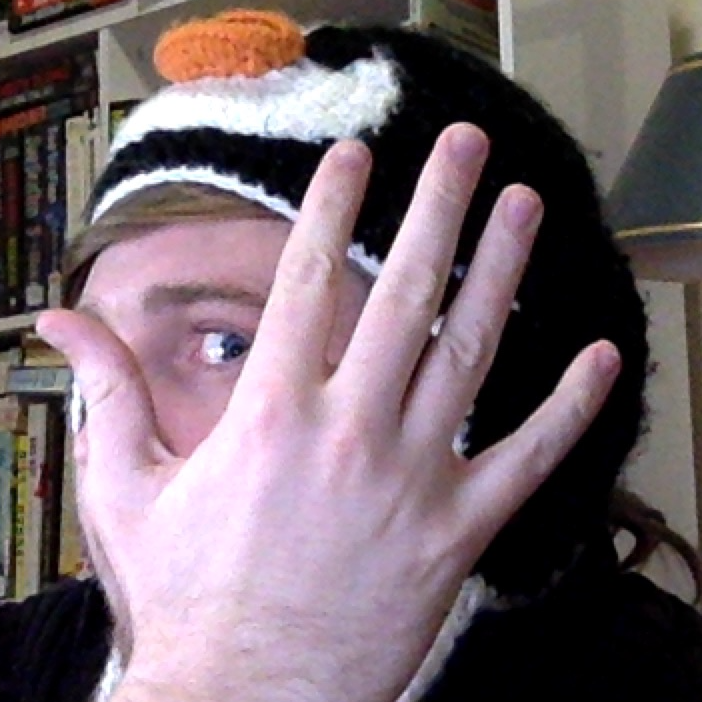
#> input picture chapter11/hand.png, 702 x 702 px
$ python contours.py   (older library calls are emulated)
#> lines starting #> are read from the running program, lines starting #| are printed output that depends on the picture; after the words box and inside, x2 and y2 are one past the last pixel; in counts of white or black regions, pixels touching at a corner belong together
from __future__ import print_function
import numpy as np
import argparse
import cv2

image = cv2.imread("hand.png")
#> image is the input picture: shape (702, 702, 3); mean B, G, R 110.5, 103.6, 119.7
gray = cv2.cvtColor(image, cv2.COLOR_BGR2GRAY)
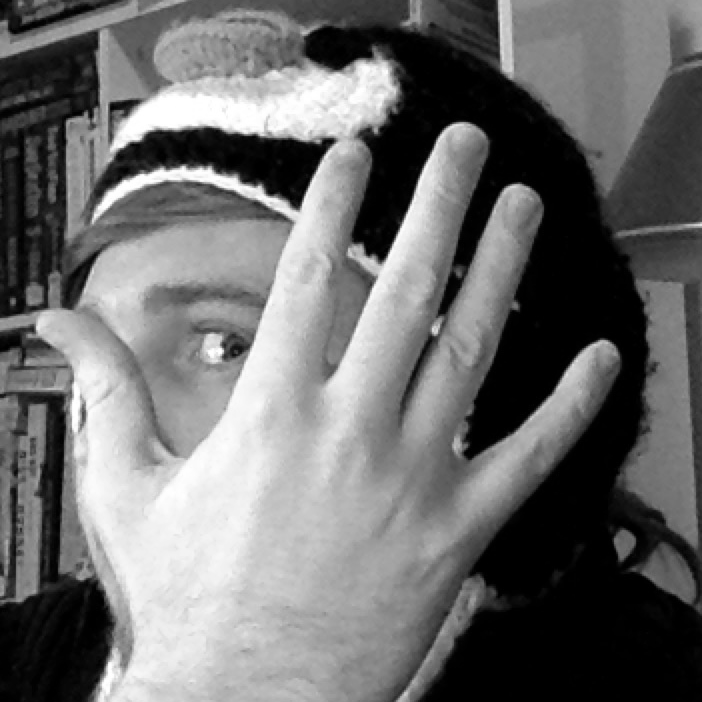
#> gray: shape (702, 702); min 0, max 255, mean 109.2
blurred = cv2.GaussianBlur(gray, (5, 5), 0)
cv2.imshow("Image", image)

# The first thing we are going to do is apply edge detection to
# the image to reveal the outlines of the coins
edged = cv2.Canny(blurred, 50, 190)
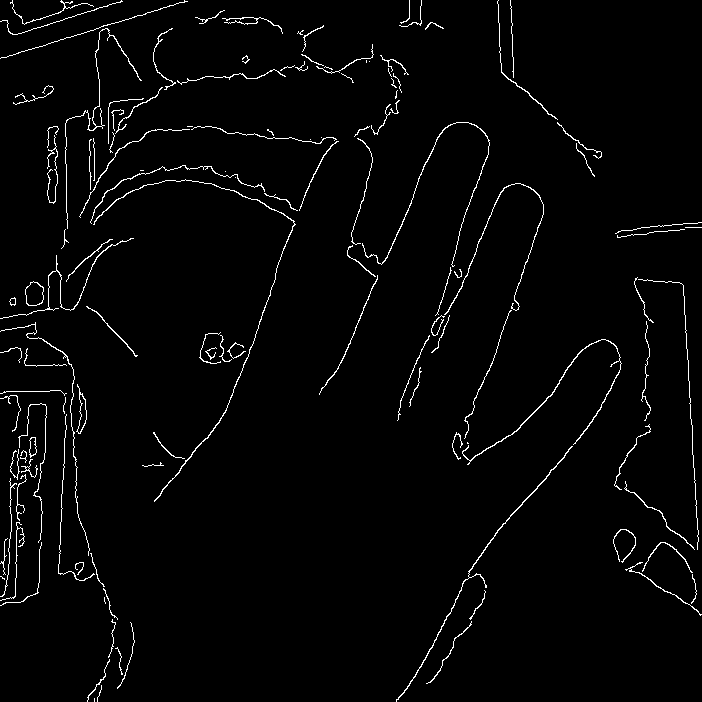
#> edged: shape (702, 702); 2.3% white in thin lines or dots
cv2.imshow("Edges", edged)

# Find contours in the edged image.
# NOTE: The cv2.findContours method is DESTRUCTIVE to the image
# you pass in. If you intend on reusing your edged image, be
# sure to copy it before calling cv2.findContours
(_, cnts, _) = cv2.findContours(edged.copy(), cv2.RETR_EXTERNAL, cv2.CHAIN_APPROX_SIMPLE)
#> cnts = 127 contours, 93 with area under 20; largest, box (x1, y1, x2, y2) and area: (25, 281, 44, 306) 348, (76, 384, 87, 434) 198, (396, 446, 573, 702) 167, (462, 339, 622, 465) 164, (93, 179, 296, 502) 154

# Let's highlight the coins in the original image by drawing a
# green circle around them
coins = image.copy()
cv2.drawContours(coins, cnts, -1, (0, 255, 0), 2)
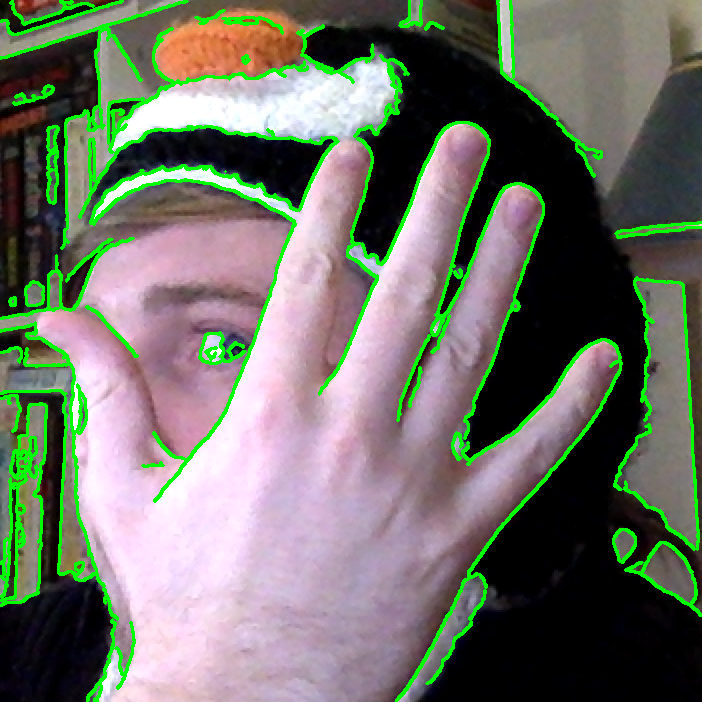
#> coins: shape (702, 702, 3); 7.51% of pixels changed, all inside (x1, y1, x2, y2) = (0, 0, 702, 702)
cv2.imshow("Contours", coins)
cv2.waitKey(0)
